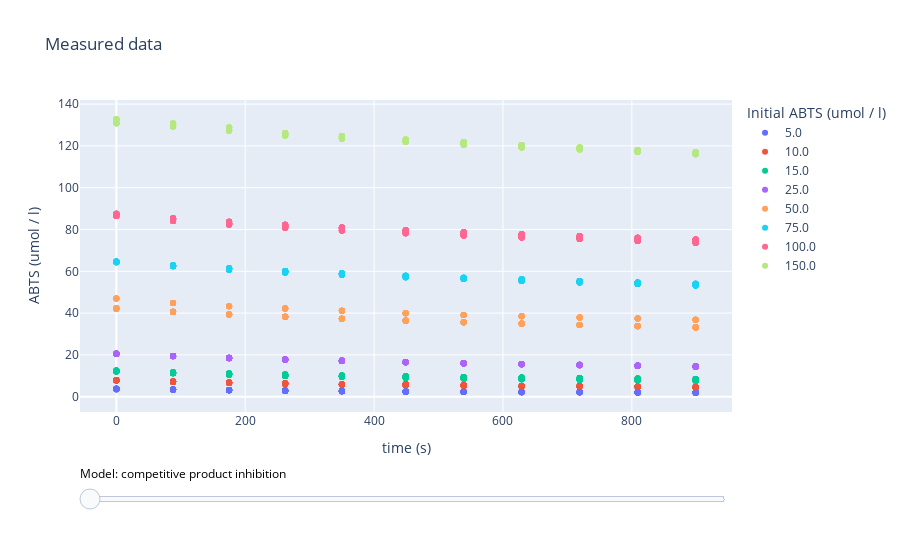

The code cell stored with this chart in its notebook:
### Code cell
estimator.visualize_fit("product")
